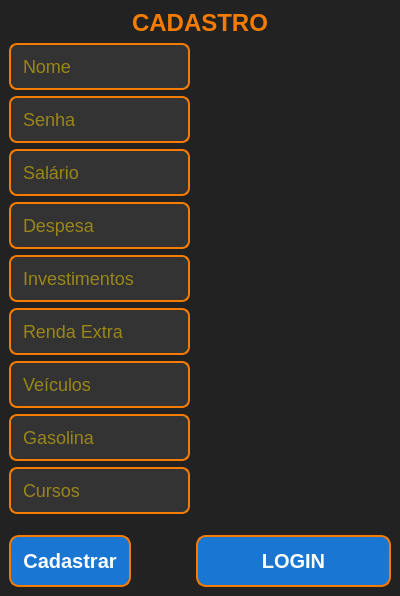
<?xml version="1.0" encoding="UTF-8"?>
<ui version="4.0">
 <class>CadastroWindow</class>
 <widget class="QMainWindow" name="CadastroWindow">
  <property name="geometry">
   <rect>
    <x>0</x>
    <y>0</y>
    <width>400</width>
    <height>586</height>
   </rect>
  </property>
  <property name="windowTitle">
   <string>Cadastro de Usuário</string>
  </property>
  <property name="styleSheet">
   <string notr="true">QWidget {
    background-color: #222222;
    color: #FFD700;
    font-family: 'Arial', sans-serif;
}

QLabel {
    color: #F57C00;
    font-size: 24px;
    font-weight: bold;
    text-align: center;
}

QLineEdit {
    background-color: #333333;
    color: #FFD700;
    border: 2px solid #F57C00;
    border-radius: 8px;
    padding: 10px;
    font-size: 18px;
}

QPushButton {
    background-color: #1976D2;
    color: #FFFFFF;
    border: 2px solid #F57C00;
    border-radius: 10px;
    font-size: 20px;
    font-weight: bold;
    padding: 12px;
    margin-top: 15px;
}

QPushButton:hover {
    background-color: #F57C00;
    color: #222222;
    border-color: #FFD700;
}

QPushButton:pressed {
    background-color: #D84315;
}

QLineEdit:focus {
    border: 2px solid #FFD700;
}</string>
  </property>
  <widget class="QWidget" name="centralwidget">
   <layout class="QVBoxLayout" name="verticalLayout">
    <item>
     <widget class="QLabel" name="label_titulo">
      <property name="text">
       <string>&lt;html&gt;&lt;head/&gt;&lt;body&gt;&lt;p align=&quot;center&quot;&gt;&lt;span style=&quot; font-size:18pt; font-weight:700;&quot;&gt;CADASTRO&lt;/span&gt;&lt;/p&gt;&lt;/body&gt;&lt;/html&gt;</string>
      </property>
      <property name="alignment">
       <set>Qt::AlignmentFlag::AlignCenter</set>
      </property>
     </widget>
    </item>
    <item>
     <layout class="QFormLayout" name="formLayout">
      <item row="1" column="0">
       <widget class="QLineEdit" name="senha">
        <property name="echoMode">
         <enum>QLineEdit::EchoMode::Password</enum>
        </property>
        <property name="placeholderText">
         <string>Senha</string>
        </property>
       </widget>
      </item>
      <item row="2" column="0">
       <widget class="QLineEdit" name="salario">
        <property name="placeholderText">
         <string>Salário</string>
        </property>
       </widget>
      </item>
      <item row="3" column="0">
       <widget class="QLineEdit" name="despesa">
        <property name="placeholderText">
         <string>Despesa</string>
        </property>
       </widget>
      </item>
      <item row="4" column="0">
       <widget class="QLineEdit" name="investimentos">
        <property name="placeholderText">
         <string>Investimentos</string>
        </property>
       </widget>
      </item>
      <item row="5" column="0">
       <widget class="QLineEdit" name="rendaextra">
        <property name="placeholderText">
         <string>Renda Extra</string>
        </property>
       </widget>
      </item>
      <item row="6" column="0">
       <widget class="QLineEdit" name="veiculos">
        <property name="placeholderText">
         <string>Veículos</string>
        </property>
       </widget>
      </item>
      <item row="7" column="0">
       <widget class="QLineEdit" name="gasolina">
        <property name="placeholderText">
         <string>Gasolina</string>
        </property>
       </widget>
      </item>
      <item row="8" column="0">
       <widget class="QLineEdit" name="cursos">
        <property name="placeholderText">
         <string>Cursos</string>
        </property>
       </widget>
      </item>
      <item row="9" column="0">
       <widget class="QPushButton" name="cadastrar_btn">
        <property name="text">
         <string>Cadastrar</string>
        </property>
       </widget>
      </item>
      <item row="9" column="1">
       <widget class="QPushButton" name="voltar_login_btn">
        <property name="text">
         <string>LOGIN</string>
        </property>
       </widget>
      </item>
      <item row="0" column="0">
       <widget class="QLineEdit" name="nome">
        <property name="placeholderText">
         <string>Nome</string>
        </property>
       </widget>
      </item>
     </layout>
    </item>
   </layout>
  </widget>
 </widget>
 <resources/>
 <connections/>
</ui>
